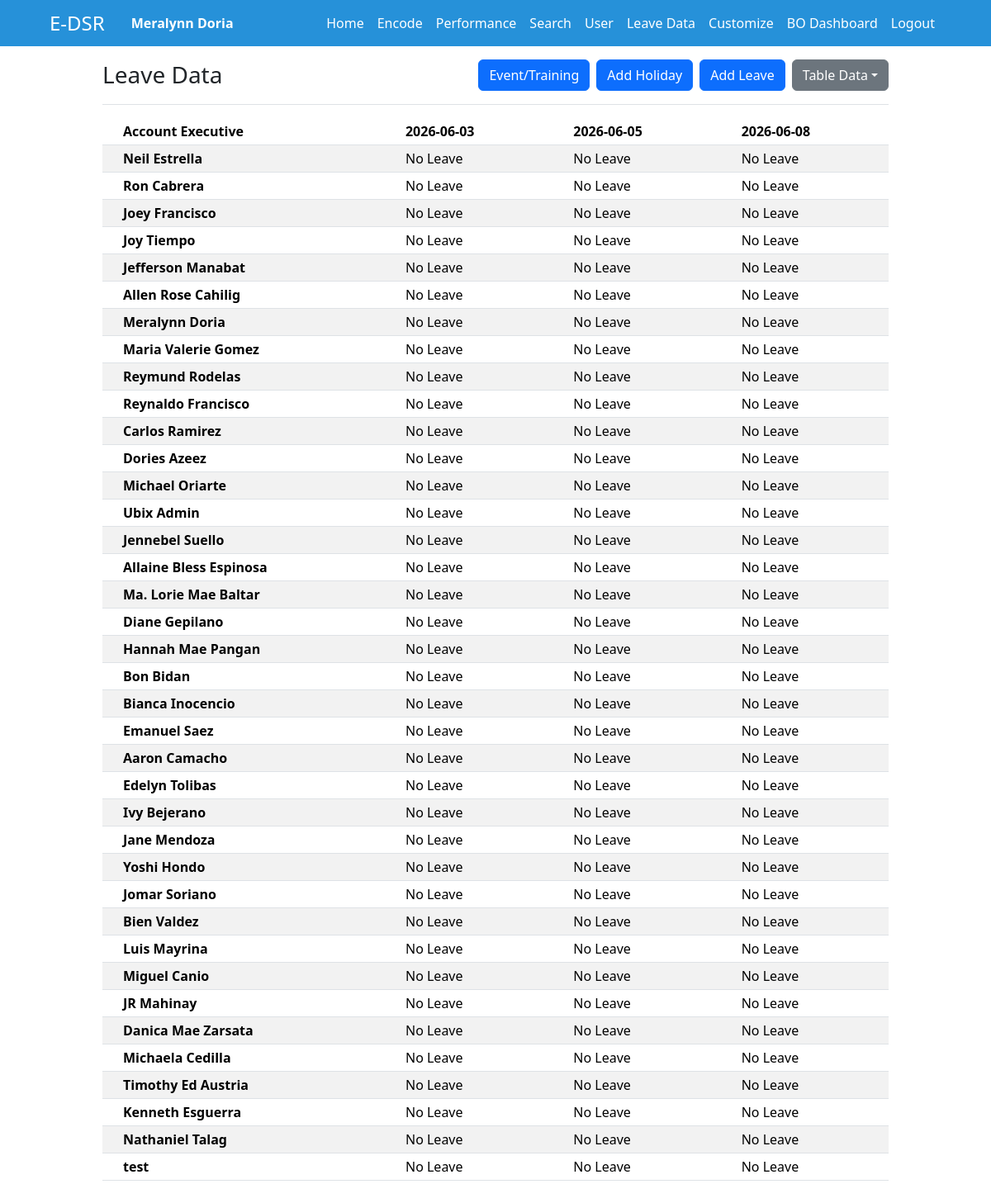
/pages/leaveData.php (signed in), run on the app's committed database.
### tables this page shows
CREATE TABLE `users` (
  `id` int(11) NOT NULL,
  `name` varchar(100) NOT NULL,
  `user_id` varchar(200) NOT NULL,
  `password` varchar(100) NOT NULL,
  `dept` varchar(200) NOT NULL,
  `category` varchar(100) NOT NULL,
  `log_at` datetime NOT NULL DEFAULT current_timestamp(),
  `pass_change` varchar(10) NOT NULL,
  `stat` varchar(100) NOT NULL,
  `branch` varchar(50) DEFAULT NULL,
  `authority` varchar(200) NOT NULL,
  `handled` varchar(200) NOT NULL,
  `is_download_restricted` tinyint(1) NOT NULL DEFAULT 0,
  `is_deleted` tinyint(1) NOT NULL DEFAULT 0
);

### php/autoRedirect.php (called while the page is built, shortened)
<?php
include('db_conn.php');
if (isset($_COOKIE['e-dsr-user'])) {
    $coockieUser = $_COOKIE['e-dsr-user'];
    $sql1 = "SELECT * FROM users WHERE user_id = '$coockieUser' AND is_deleted = 0";
    $result1 = mysqli_query($conn, $sql1);
    while ($qResult = mysqli_fetch_array($result1)) {
        $name = $qResult['name'];
    }
} else {
    echo '<script>
            window.location.href = "../index.php";
            alert("Please log in to access the welcome page!");
          </script>';
}
?>

### php/addLeave.php (called while the page is built, shortened)
<?php
include 'db_conn.php';
include 'autoRedirect.php';
?>

### php/performanceList.php (called while the page is built, shortened)
<?php
include('db_conn.php');
include('autoRedirect.php');
include('dates.php');
$whereConditionsPerformance = [];
$datesArray = [];
$callDateStartPerformance = mysqli_real_escape_string($conn, $_POST['callDateStartPerformance'] ?? '');
$callDateEndPerformance = mysqli_real_escape_string($conn, $_POST['callDateEndPerformance'] ?? '');
if ($category == 'User') {
    $whereConditionsPerformance[] = "accExec LIKE '%$name%'";
}
if (!empty($callDateStartPerformance) && !empty($callDateEndPerformance)) {
    $whereConditionsPerformance[] = "callDate BETWEEN '$callDateStartPerformance' AND '$callDateEndPerformance'";
    $dateCondition = "callDate BETWEEN '$callDateStartPerformance' AND '$callDateEndPerformance'";
} else {
    $dateCondition = "callDate BETWEEN '$min_date' AND '$max'";
}
$dateSql = "SELECT DISTINCT callDate FROM encoded WHERE $dateCondition";
$dateQuery = mysqli_query($conn, $dateSql);
if ($dateQuery) {
    while ($row = mysqli_fetch_assoc($dateQuery)) {
        $datesArray[] = $row['callDate'];
    }
} else {
    echo "Error fetching dates: " . mysqli_error($conn);
    exit;
}
?>

### php/dates.php (called while the page is built, shortened)
<?php
$max = date('Y-m-d');
$min_date = date("Y-m-d", strtotime("-7 days", strtotime($max)));
?>

### php/employeeList.php (called while the page is built, shortened)
<?php
include('db_conn.php');
include('../php/autoRedirect.php');
$employee_list = "SELECT * FROM users WHERE is_deleted = 0";
$employee_list_result = mysqli_query($conn, $employee_list);
?>

### pages/header.php (shortened to what this page needs)
<nav class="sticky-top navbar navbar-expand-lg navbar-dark bg px-lg-5">
    <div class="container-fluid">
        <div class="d-flex align-items-center">
            <a class="navbar-brand" href="welcome_page.php">
                <h4 class="m-0">E-DSR</h4>
            </a>
            <span class="ms-3 text-white"><strong><?php echo $name; ?></strong></span>
        </div>
        <div class="collapse navbar-collapse" id="navbarNav">
            <ul class="navbar-nav ms-auto">
                <li class="nav-item"><a class="nav-link text-white" href="welcome_page.php">Home</a></li>
                <li class="nav-item"><a class="nav-link text-white" href="encode.php">Encode</a></li>
                <li id="performanceTab" class="nav-item"><a class="nav-link text-white" href="performance.php">Performance</a></li>
                <li class="nav-item"><a class="nav-link text-white" href="bo_search.php">Search</a></li>
                <li id="users" class="nav-item admin"><a class="nav-link text-white" href="user.php">User</a></li>
                <li id="leave" class="nav-item admin"><a class="nav-link text-white" href="leaveData.php">Leave Data</a></li>
                <li id="customize" class="nav-item admin"><a class="nav-link text-white" href="customize.php">Customize</a></li>
                <li id="bo_dashboard" class="nav-item admin"><a class="nav-link text-white" href="bo_dashboard.php">BO Dashboard</a></li>
                <li class="nav-item"><a class="nav-link text-white" href="../php/logout.php?logoutid=<?php echo $name; ?>" onclick="return confirm('Logout Account?')">Logout</a></li>
            </ul>
        </div>
    </div>
</nav>

### pages/leaveTable.php (shortened to what this page needs)
<thead class="bg-light">
    <tr>
        <?php
        if ($table === 'leave' || $table === 'event') {
            echo "<th scope='col'>Account Executive</th>";
        }
        foreach ($datesArray as $date) {
            echo "<th scope='col'>$date</th>";
        }
        ?>
    </tr>
</thead>
<tbody>
    <?php
    if ($table === 'leave') {
        foreach ($employee_list_result as $employee_list_row) {
            echo "<tr><th scope='row'>" . $employee_list_row['name'] . "</th>";
            foreach ($datesArray as $date) {
                $leaveData = "SELECT * FROM leave_status WHERE employee_name = '" . $employee_list_row['name'] . "' AND leave_date = '$date' AND is_deleted = 0";
                $leaveDataResult = mysqli_query($conn, $leaveData);
                $leaveDataRow = mysqli_fetch_assoc($leaveDataResult);
                echo "<td>";
                if (empty($leaveDataRow['leave_duration'])) {
                    echo 'No Leave';
                } elseif ($leaveDataRow['leave_duration'] == 1) {
                    echo 'Full Day';
                } elseif ($leaveDataRow['leave_duration'] == 0.5) {
                    echo 'Half Day';
                }
                echo "</td>";
            }
            echo "</tr>";
        }
    }
    ?>
</tbody>

### css/sidebar.css (style rules this page uses)
.bg { background-color: #2691d9; }

### css/table.css (style rules this page uses)
.table td, .table th { padding-left: 25px; padding-right: 25px; white-space: nowrap; }

### data on the page
users: name "Meralynn Doria"
users: name "Neil Estrella"
users: name "Ron Cabrera"
users: name "Joey Francisco"
users: name "Joy Tiempo"
users: name "Jefferson Manabat"
users: name "Allen Rose Cahilig"
users: name "Maria Valerie Gomez"
users: name "Reymund Rodelas"
users: name "Reynaldo Francisco"
users: name "Carlos Ramirez"
users: name "Dories Azeez"
users: name "Michael Oriarte"
users: name "Ubix Admin"
users: name "Jennebel Suello"
users: name "Allaine Bless Espinosa"
users: name "Ma. Lorie Mae Baltar"
users: name "Diane Gepilano"
users: name "Hannah Mae Pangan"
users: name "Bon Bidan"
users: name "Bianca Inocencio"
users: name "Emanuel Saez"
users: name "Aaron Camacho"
users: name "Edelyn Tolibas"
users: name "Ivy Bejerano"
users: name "Jane Mendoza"
users: name "Yoshi Hondo"
users: name "Jomar Soriano"
users: name "Bien Valdez"
users: name "Luis Mayrina"
users: name "Miguel Canio"
users: name "JR Mahinay"
users: name "Danica Mae Zarsata"
users: name "Michaela Cedilla"
users: name "Timothy Ed Austria"
users: name "Kenneth Esguerra"
users: name "Nathaniel Talag"
users: name "test"

### other printed values
$date "2026-06-03"
$date "2026-06-05"
$date "2026-06-08"
